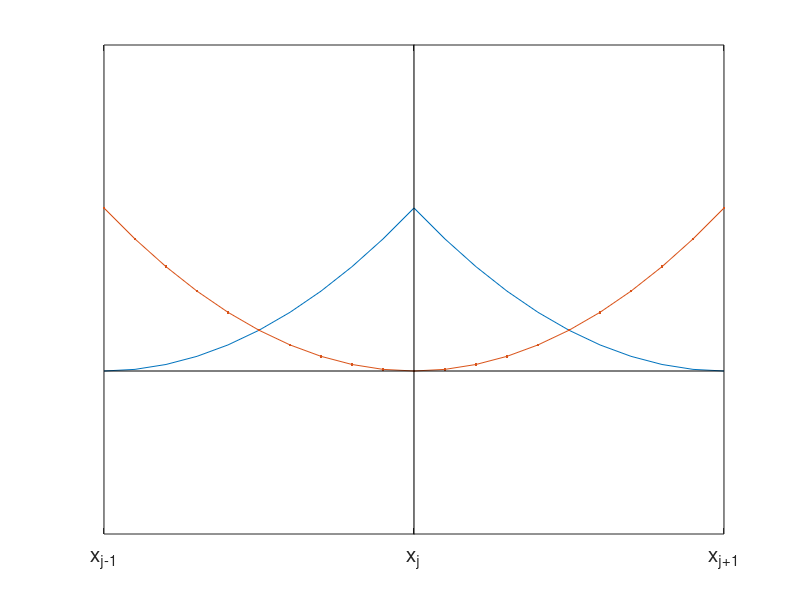
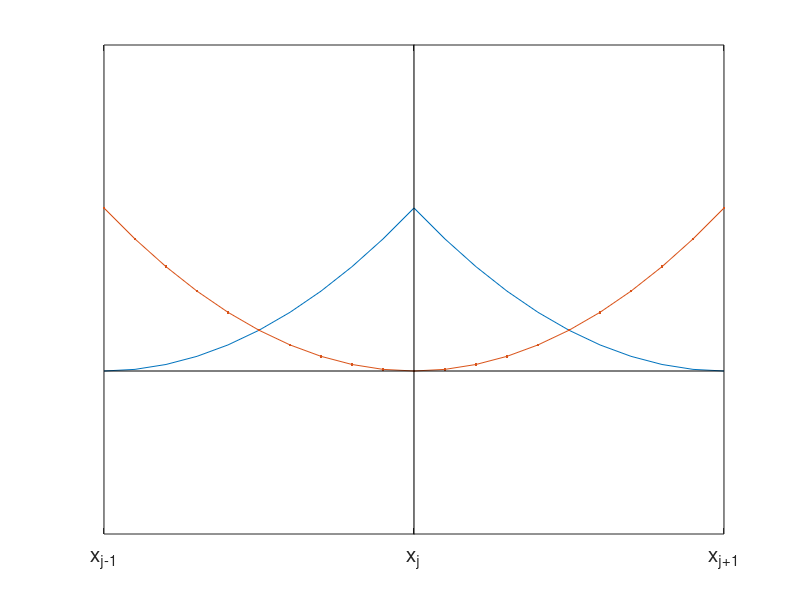

These figures' MATLAB source, in order:
%% FEM base fun

x = linspace(0, 1, 21)';
y_real = [x(x<0.5).^2; 0.25; (x(x>0.5)-1).^2];
y_dot = (x-0.5).^2;

figure; plot(x, y_real, '-', x, y_dot, '.-', x, y_real*0, 'k', ...
    0.5*ones(1,2), [-1,1], 'k')
set(gca, 'YLim', [-0.25,0.5], ...
    'XTick', [0,0.5,1], ...
    'XTicklabel', {'x_{j-1}','x_j', 'x_{j+1}'},...
    'YTick', [],...
    'FontSize', 15)
grid on

%% DG base fun

x = linspace(0, 1, 21)';
y_real = [x(x<0.5).^2; 0.25; (x(x>0.5)-1).^2];
y_dot = (x-0.5).^2;

figure; plot(x, y_real, '-', x, y_dot, '.-', x, y_real*0, 'k', ...
    0.5*ones(1,2), [-1,1], 'k')
set(gca, 'YLim', [-0.25,0.5], ...
    'XTick', [0,0.5,1], ...
    'XTicklabel', {'x_{j-1}','x_j', 'x_{j+1}'},...
    'YTick', [],...
    'FontSize', 15)
grid on


%%